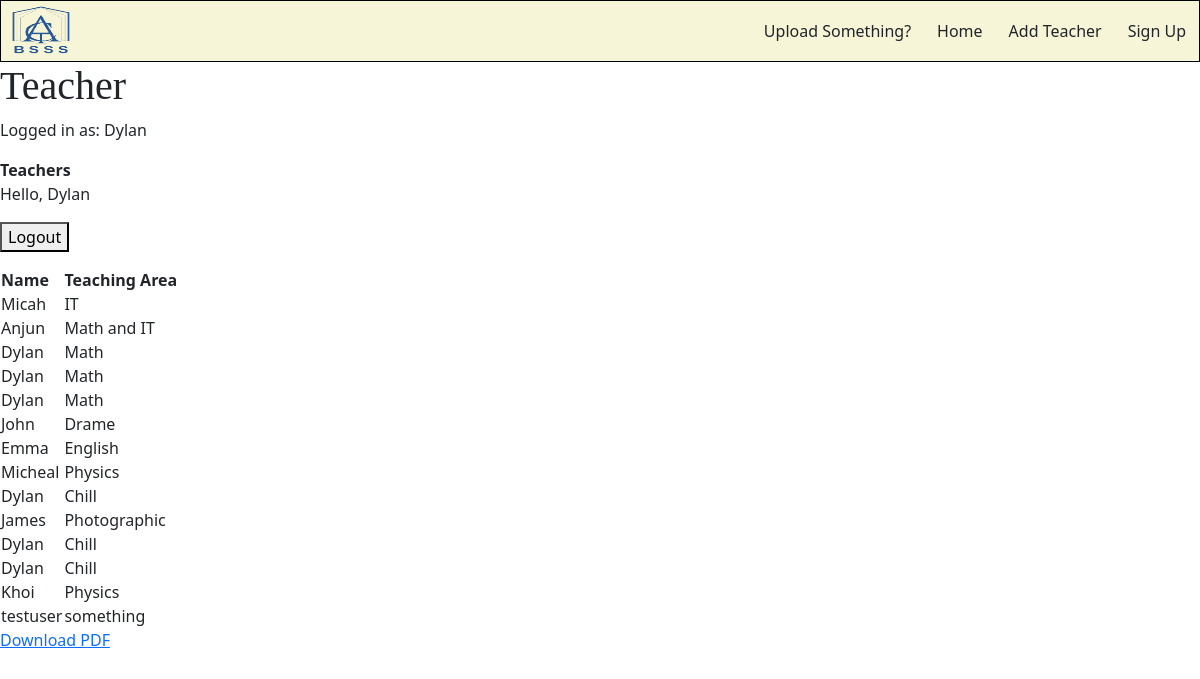
Screenshot of / (signed in) with the database file from the repository.
### MyApp1/models.py (models this page shows)
class teacher(models.Model):
    Name = models.CharField(max_length=25)
    Area = models.CharField(max_length=30)

### MyApp1/views.py (the view)
# urls.py: path('', MyApp1.views.index, name='index'),
def index(request):
    teach = teacher.objects.all()
    return render(request, "MyApp1/index.html", {'content' : teach})

### MyApp1/templates/MyApp1/index.html (shortened to what this page needs)
{% load static %}
<link href="https://cdn.jsdelivr.net/npm/bootstrap@5.0.0-beta2/dist/css/bootstrap.min.css" rel="stylesheet"
>
<link href="{% static 'css/site.css' %}" rel="stylesheet">
<nav class="navbar navbar-expand-lg">
    <a class="navbar-brand" href="#"><img class="logo" src="{% static 'images/logo.png' %}" alt="logo"></a>
    <div class="collapse navbar-collapse" id="navbarNavAltMarkup">
        <div class="navbar-nav ms-auto">
            <a class="btn" href="{% url 'upload' %}">Upload Something? </a>
            <a class="btn" href="{% url 'home' %}">Home</a>
            <a class="btn" href="{% url 'input' %}"> Add Teacher</a>
            <a class="btn" href="{% url 'register' %}"> Sign Up</a>
        </div>
    </div>
</nav>
<h1 class="title1">Teacher</h1>
<html>
<body>
    <p>Logged in as: {{request.user.username}} </p>
    <strong>Teachers</strong>
    {% if user.is_authenticated %}
    <p>Hello, {{user.username}}</p>
    <form  method="post" action="{% url 'logout' %}">
        <button type="submit">Logout</button>
    </form>
    {% else %}
    <a href="{% url 'login' %}"> Login </a>
    {% endif %}
    {% if content %}
    <table>
        <tr>
            <th> Name </th>
            <th>Teaching Area</th>
        </tr>
        {% for teach in content%}
        <tr>
            <td>{{teach.Name}}</td>
            <td>{{teach.Area}}</td>
        </tr>
        {% endfor %}
    </table>
    {% else %}
    <strong>No data!!</strong>
    {% endif %}
    <p><a href="{% url 'report'%}">Download PDF</a></p>
</body>
</html>

### MyApp1/static/css/site.css (style rules this page uses)
.navbar { background-color: #F6F5D7; margin: 0%; padding: 0%; border: 1px solid rgb(0, 0, 0); position: relative; top: 0px; width: 100%; }
.title1 { font-family: 'sans-serif'; }
.logo { height: 50px; width: 80px; }

### rows the page displays
teacher: Name "Micah", Area "IT"
teacher: Name "Anjun", Area "Math and IT"
teacher: Name "Dylan", Area "Math"
teacher: Name "Dylan", Area "Math"
teacher: Name "Dylan", Area "Math"
teacher: Name "John", Area "Drame"
teacher: Name "Emma", Area "English"
teacher: Name "Micheal", Area "Physics"
teacher: Name "Dylan", Area "Chill"
teacher: Name "James", Area "Photographic"
teacher: Name "Dylan", Area "Chill"
teacher: Name "Dylan", Area "Chill"
teacher: Name "Khoi", Area "Physics"
teacher: Name "testuser", Area "something"

### other values shown
{{ request.user.username }} "Dylan"
{{ user.username }} "Dylan"
